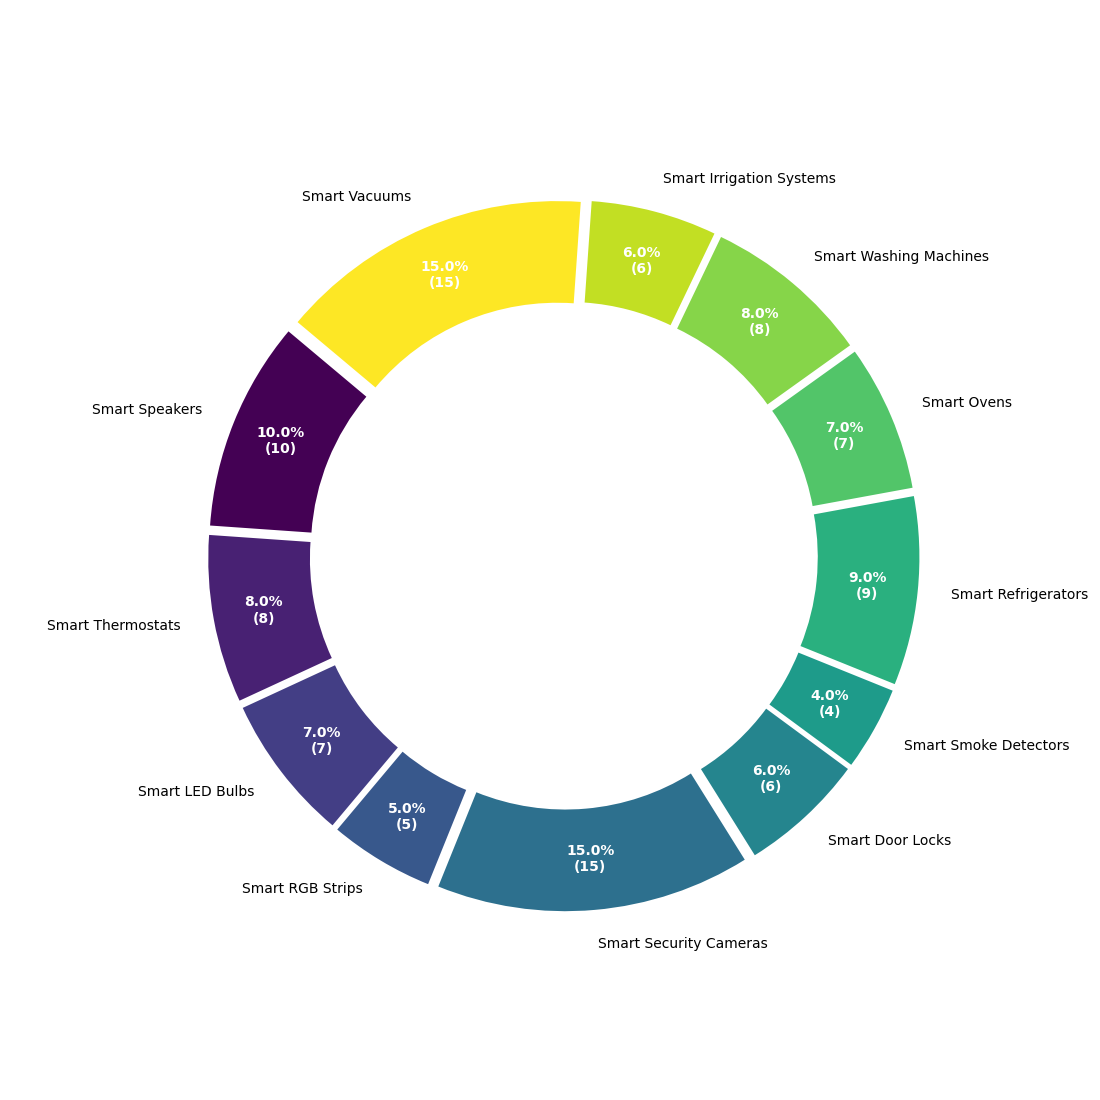

This figure's Python source:
import matplotlib.pyplot as plt
import numpy as np

# Define the data
labels = [
    'Smart Speakers', 'Smart Thermostats', 'Smart LED Bulbs', 
    'Smart RGB Strips', 'Smart Security Cameras', 'Smart Door Locks', 
    'Smart Smoke Detectors', 'Smart Refrigerators', 'Smart Ovens', 
    'Smart Washing Machines', 'Smart Irrigation Systems', 'Smart Vacuums'
]
sizes = [10, 8, 7, 5, 15, 6, 4, 9, 7, 8, 6, 15]
colors = plt.cm.viridis(np.linspace(0, 1, len(labels)))

# Create a figure and axis for plotting
fig, ax = plt.subplots(figsize=(11, 11), subplot_kw=dict(aspect="equal"))

# Create the donut pie chart
wedges, texts, autotexts = ax.pie(
    sizes, 
    labels=labels, 
    colors=colors, 
    autopct=lambda pct: '{:.1f}%\n({:d})'.format(pct, int(np.round(pct/100.*np.sum(sizes)))),
    startangle=140, 
    pctdistance=0.85,
    wedgeprops=dict(width=0.3), 
    explode=[0.05]*len(labels)
)

# Draw a white circle at the center to create the donut shape
center_circle = plt.Circle((0, 0), 0.55, fc='white')
fig.gca().add_artist(center_circle)

# Eliminate stylistic elements
ax.axis('off')  # Removes grid, borders, and equal aspect ratio

# Customize the text of the percentage labels
for autotext in autotexts:
    autotext.set_color('white')
    autotext.set_size(10)
    autotext.set_weight('bold')

# Display the chart
plt.show()
